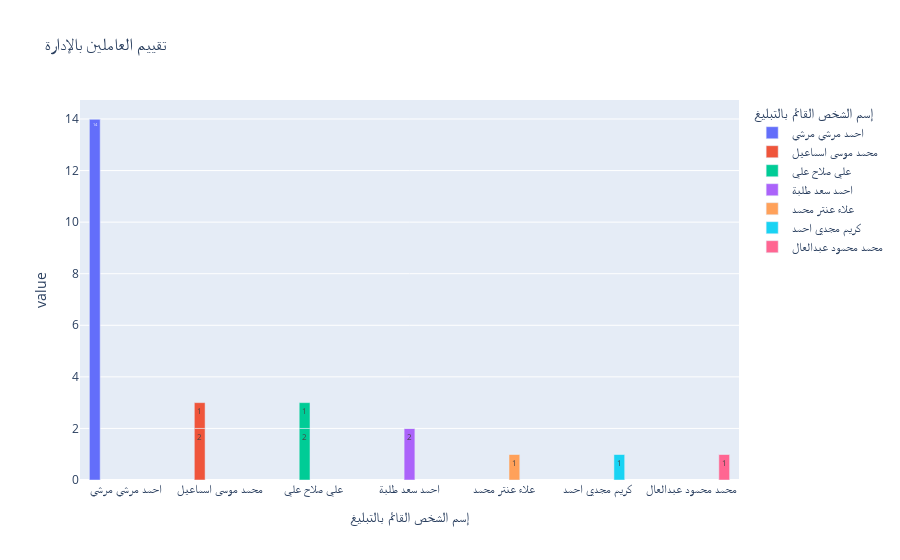

Notebook code cell kept with this figure:
### Code cell
px.bar(data_frame=ncr_hse,x='إسم الشخص القائم بالتبليغ',y=['Closed', 'Opened'], barmode='group',\
       text_auto=True,color='إسم الشخص القائم بالتبليغ',\
       title='تقييم العاملين باﻹدارة')

### Figure 1 — Plotly figure (JSON) as saved in the notebook; plotly's stock layout.template omitted (floating-point values rounded to 4 significant figures)
{"data": [{"alignmentgroup": "True", "hovertemplate": "إسم الشخص القائم بالتبليغ=%{x}<br>value=%{y}<extra></extra>", "legendgroup": "احمد مرسي مرسي ", "marker": {"color": "#636efa", "pattern": {"shape": ""}}, "name": "احمد مرسي مرسي ", "offsetgroup": "احمد مرسي مرسي ", "orientation": "v", "showlegend": true, "textposition": "auto", "texttemplate": "%{y}", "type": "bar", "x": ["احمد مرسي مرسي ", "احمد مرسي مرسي "], "xaxis": "x", "y": [14, 0], "yaxis": "y"}, {"alignmentgroup": "True", "hovertemplate": "إسم الشخص القائم بالتبليغ=%{x}<br>value=%{y}<extra></extra>", "legendgroup": "محمد موسى اسماعيل ", "marker": {"color": "#EF553B", "pattern": {"shape": ""}}, "name": "محمد موسى اسماعيل ", "offsetgroup": "محمد موسى اسماعيل ", "orientation": "v", "showlegend": true, "textposition": "auto", "texttemplate": "%{y}", "type": "bar", "x": ["محمد موسى اسماعيل ", "محمد موسى اسماعيل "], "xaxis": "x", "y": [2, 1], "yaxis": "y"}, {"alignmentgroup": "True", "hovertemplate": "إسم الشخص القائم بالتبليغ=%{x}<br>value=%{y}<extra></extra>", "legendgroup": "علي صلاح علي ", "marker": {"color": "#00cc96", "pattern": {"shape": ""}}, "name": "علي صلاح علي ", "offsetgroup": "علي صلاح علي ", "orientation": "v", "showlegend": true, "textposition": "auto", "texttemplate": "%{y}", "type": "bar", "x": ["علي صلاح علي ", "علي صلاح علي "], "xaxis": "x", "y": [2, 1], "yaxis": "y"}, {"alignmentgroup": "True", "hovertemplate": "إسم الشخص القائم بالتبليغ=%{x}<br>value=%{y}<extra></extra>", "legendgroup": "احمد سعد طلبة", "marker": {"color": "#ab63fa", "pattern": {"shape": ""}}, "name": "احمد سعد طلبة", "offsetgroup": "احمد سعد طلبة", "orientation": "v", "showlegend": true, "textposition": "auto", "texttemplate": "%{y}", "type": "bar", "x": ["احمد سعد طلبة", "احمد سعد طلبة"], "xaxis": "x", "y": [2, 0], "yaxis": "y"}, {"alignmentgroup": "True", "hovertemplate": "إسم الشخص القائم بالتبليغ=%{x}<br>value=%{y}<extra></extra>", "legendgroup": "علاء عنتر محمد", "marker": {"color": "#FFA15A", "pattern": {"shape": ""}}, "name": "علاء عنتر محمد", "offsetgroup": "علاء عنتر محمد", "orientation": "v", "showlegend": true, "textposition": "auto", "texttemplate": "%{y}", "type": "bar", "x": ["علاء عنتر محمد", "علاء عنتر محمد"], "xaxis": "x", "y": [1, 0], "yaxis": "y"}, {"alignmentgroup": "True", "hovertemplate": "إسم الشخص القائم بالتبليغ=%{x}<br>value=%{y}<extra></extra>", "legendgroup": "كريم مجدي احمد", "marker": {"color": "#19d3f3", "pattern": {"shape": ""}}, "name": "كريم مجدي احمد", "offsetgroup": "كريم مجدي احمد", "orientation": "v", "showlegend": true, "textposition": "auto", "texttemplate": "%{y}", "type": "bar", "x": ["كريم مجدي احمد", "كريم مجدي احمد"], "xaxis": "x", "y": [1, 0], "yaxis": "y"}, {"alignmentgroup": "True", "hovertemplate": "إسم الشخص القائم بالتبليغ=%{x}<br>value=%{y}<extra></extra>", "legendgroup": "محمد محمود عبدالعال", "marker": {"color": "#FF6692", "pattern": {"shape": ""}}, "name": "محمد محمود عبدالعال", "offsetgroup": "محمد محمود عبدالعال", "orientation": "v", "showlegend": true, "textposition": "auto", "texttemplate": "%{y}", "type": "bar", "x": ["محمد محمود عبدالعال", "محمد محمود عبدالعال"], "xaxis": "x", "y": [1, 0], "yaxis": "y"}], "layout": {"barmode": "group", "legend": {"title": {"text": "إسم الشخص القائم بالتبليغ"}, "tracegroupgap": 0}, "title": {"text": "تقييم العاملين باﻹدارة"}, "xaxis": {"anchor": "y", "categoryarray": ["احمد مرسي مرسي ", "محمد موسى اسماعيل ", "علي صلاح علي ", "احمد سعد طلبة", "علاء عنتر محمد", "كريم مجدي احمد", "محمد محمود عبدالعال"], "categoryorder": "array", "domain": [0, 1], "title": {"text": "إسم الشخص القائم بالتبليغ"}}, "yaxis": {"anchor": "x", "domain": [0, 1], "title": {"text": "value"}}}}
